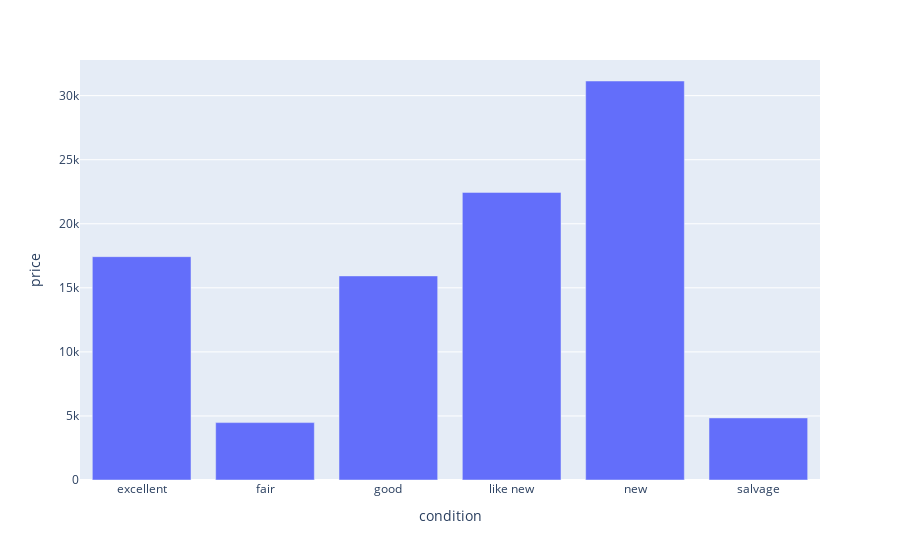

Source (notebook cell):
### Code cell
fig = px.bar(vals, x='condition', y='price')
fig.show()

### Figure 1 — Plotly figure (JSON) as saved in the notebook; plotly's stock layout.template omitted (floating-point values rounded to 4 significant figures)
{"data": [{"alignmentgroup": "True", "hovertemplate": "condition=%{x}<br>price=%{y}<extra></extra>", "legendgroup": "", "marker": {"color": "#636efa", "pattern": {"shape": ""}}, "name": "", "offsetgroup": "", "orientation": "v", "showlegend": false, "textposition": "auto", "type": "bar", "x": ["excellent", "fair", "good", "like new", "new", "salvage"], "xaxis": "x", "y": [17430.0, 4480.0, 15930.0, 22450.0, 31140.0, 4844.0], "yaxis": "y"}], "layout": {"autosize": true, "barmode": "relative", "legend": {"tracegroupgap": 0}, "margin": {"t": 60}, "xaxis": {"anchor": "y", "autorange": true, "domain": [0, 1], "range": [-0.5, 5.5], "title": {"text": "condition"}, "type": "category"}, "yaxis": {"anchor": "x", "autorange": true, "domain": [0, 1], "range": [0, 32780.0], "title": {"text": "price"}, "type": "linear"}}}
